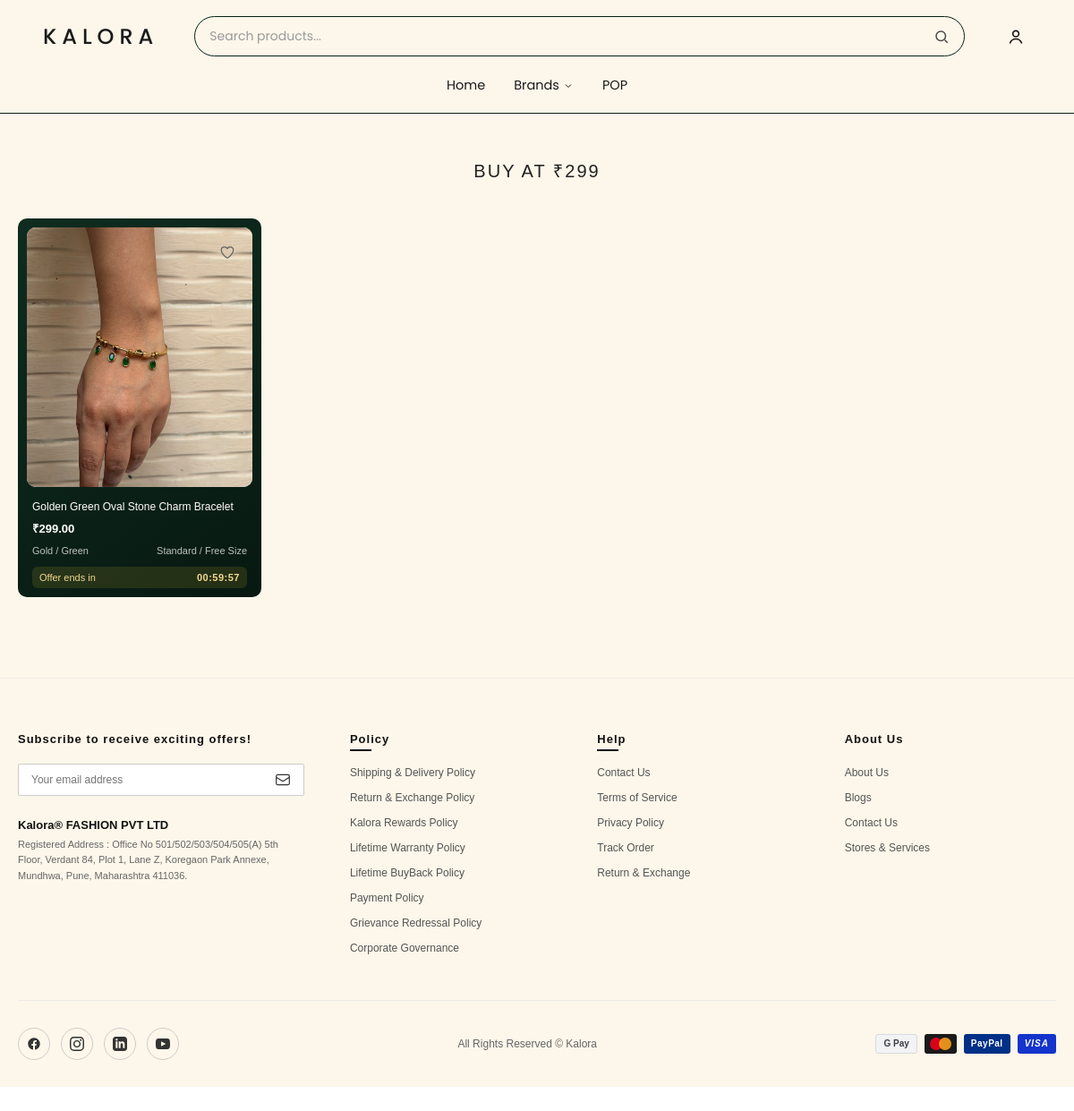
Screenshot of /offer_products.php?price=299 with the database file from the repository.
### tables this page shows
CREATE TABLE `products` (
  `product_id` int(11) NOT NULL,
  `root_id` int(11) NOT NULL,
  `brand_id` int(11) NOT NULL,
  `product_name` varchar(255) NOT NULL,
  `product_slug` varchar(255) NOT NULL,
  `product_sku` varchar(100) DEFAULT NULL,
  `product_color` varchar(233) NOT NULL,
  `product_size` text NOT NULL,
  `product_image` varchar(255) DEFAULT NULL,
  `product_description` longtext DEFAULT NULL,
  `meta_title` varchar(60) DEFAULT NULL,
  `meta_description` varchar(160) DEFAULT NULL,
  `meta_keywords` varchar(255) DEFAULT NULL,
  `canonical_url` varchar(500) DEFAULT NULL,
  `og_title` varchar(60) DEFAULT NULL,
  `og_description` varchar(160) DEFAULT NULL,
  `product_other_info_desc` text NOT NULL,
  `original_price` decimal(10,2) DEFAULT 0.00,
  `sale_price` decimal(10,2) DEFAULT 0.00,
  `discount_visibility` enum('Show','Hide') DEFAULT 'Hide',
  `product_status` enum('Active','Inactive') DEFAULT 'Active',
  `product_views` int(11) DEFAULT 0,
  `created_at` varchar(113) NOT NULL,
  `updated_at` varchar(113) NOT NULL
);

### offer_products.php (the view, shortened to what this page needs)
<?php
include_once 'admin_access/db_config.php';
if (!function_exists('kl_h')) {
    function kl_h($s) { return htmlspecialchars((string)$s, ENT_QUOTES, 'UTF-8'); }
}
if (!function_exists('kl_money')) {
    function kl_money($n) { return '₹' . number_format((float)$n, 2); }
}
$productPage = 'product_details.php';
$priceParam = trim($_GET['price'] ?? '');
$offerPrice = ($priceParam !== '' && ctype_digit($priceParam)) ? (int)$priceParam : 0;
$klProducts = [];
if ($offerPrice > 0) {
    $res = mysqli_query($mydb, "SELECT product_name, product_slug, product_image, product_color, product_size,
                                       original_price, sale_price, discount_visibility
                                FROM products
                                WHERE product_status = 'Active'
                                ORDER BY product_id DESC");
    while ($res && ($row = mysqli_fetch_assoc($res))) {
        $orig = (float)$row['original_price'];
        $sale = (float)$row['sale_price'];
        $effective = ($row['discount_visibility'] === 'Show' && $sale > 0) ? $sale : $orig;
        if (abs($effective - $offerPrice) < 0.005) {
            $klProducts[] = $row;
        }
    }
}
?>
<?php include_once 'includes/header.php' ?>
<main>
<div class="klr-wrapper">
    <div class="klr-container">
        <h2 class="klr-title"><?= $offerPrice > 0 ? 'BUY AT ₹' . $offerPrice : 'OFFERS' ?></h2>
        <div class="klr-grid">
            <?php if (empty($klProducts)) { ?>
                <div class="klr-soon">OFFER WILL START AFTER SOME TIME</div>
            <?php } else { ?>
                <?php foreach ($klProducts as $p) {
                    $orig = (float)$p['original_price'];
                    $sale = (float)$p['sale_price'];
                    $img  = trim((string)$p['product_image']);
                    $current = 0; $strike = 0; $pct = 0;
                    if ($p['discount_visibility'] === 'Show' && $sale > 0) {
                        $current = $sale;
                        if ($orig > $sale) {
                            $strike = $orig;
                            $pct = round((($orig - $sale) / $orig) * 100);
                        }
                    } else {
                        $current = $orig > 0 ? $orig : 0;
                    }
                    $color = trim((string)$p['product_color']);
                    $size  = trim((string)$p['product_size']);
                    $link  = $productPage . '?slug=' . urlencode($p['product_slug']);
                ?>
                    <div class="klr-card" onclick="window.location.href='<?= kl_h($link) ?>'">
                        <div class="klr-img-box">
                            <button type="button" class="klr-wishlist" title="Add to Wishlist" onclick="event.stopPropagation()">
                                <svg viewBox="0 0 24 24"><path stroke-linecap="round" stroke-linejoin="round" d="M21 8.25c0-2.485-2.099-4.5-4.688-4.5-1.935 0-3.597 1.126-4.312 2.733-.715-1.607-2.377-2.733-4.313-2.733C5.1 3.75 3 5.765 3 8.25c0 7.22 9 12 9 12s9-4.78 9-12z" /></svg>
                            </button>
                            <?php if ($img !== '') { ?>
                                <img src="<?= kl_h($img) ?>" alt="<?= kl_h($p['product_name']) ?>" loading="lazy">
                            <?php } ?>
                        </div>
                        <div class="klr-details">
                            <p class="klr-product-name"><?= kl_h($p['product_name']) ?></p>
                            <?php if ($current > 0) { ?>
                                <div class="klr-price-box">
                                    <span class="klr-current-price"><?= kl_money($current) ?></span>
                                </div>
                            <?php } ?>
                            <?php if ($color !== '' || $size !== '') { ?>
                                <div class="klr-meta-row">
                                    <span class="klr-gold-type"><?= $color !== '' ? kl_h($color) : '' ?></span>
                                    <span class="klr-gold-type"><?= $size !== '' ? kl_h($size) : '' ?></span>
                                </div>
                            <?php } ?>
                            <div class="klr-timer" data-klr-timer>
                                <span class="klr-timer-label">Offer ends in</span>
                                <span class="klr-timer-time">01:00:00</span>
                            </div>
                        </div>
                    </div>
                <?php } ?>
            <?php } ?>
        </div>
    </div>
</div>
</main>
<?php include_once 'includes/footter.php' ?>

### assets/css/globle.css (style rules this page uses)
* { margin: 0; padding: 0; box-sizing: border-box; }

### offer_products.php (style rules this page uses)
main { overflow: hidden; }
.klr-wrapper { font-family: Arial, sans-serif; background-color: #FDF6EA; color: #111111; padding: 50px 20px; box-sizing: border-box; width: 100%; }
.klr-container { max-width: 1300px; margin: 0 auto; box-sizing: border-box; }
.klr-title { text-align: center; font-size: 20px; letter-spacing: 2px; font-weight: 500; margin-bottom: 40px; color: #222222; animation: klrFadeDown 0.8s ease-out; }
.klr-grid { display: grid; grid-template-columns: repeat(4, minmax(0, 1fr)); gap: 24px; margin-bottom: 40px; }
.klr-card { min-width: 0; background: linear-gradient(145deg, #0f2c1f 0%, #071911 100%); padding: 10px; border-radius: 10px; position: relative; display: flex; flex-direction: column; cursor: pointer; transition: transform 0.4s cubic-bezier(0.165, 0.84, 0.44, 1), box-shadow 0.4s ease; animation: klrScaleUp 0.6s ease-out backwards; }
.klr-img-box { background-color: #f8f8f8; position: relative; width: 100%; padding-top: 115%; overflow: hidden; border-radius: 10px; }
.klr-img-box img { position: absolute; top: 0; left: 0; width: 100%; height: 100%; object-fit: cover; transition: transform 0.6s ease; }
.klr-wishlist { position: absolute; top: 12px; right: 12px; background: transparent; border: none; width: 32px; height: 32px; border-radius: 50%; display: flex; align-items: center; justify-content: center; cursor: pointer; z-index: 2; transition: transform 0.2s ease; }
.klr-wishlist svg { width: 18px; height: 18px; fill: none; stroke: #666666; stroke-width: 1.6; transition: fill 0.2s ease, stroke 0.2s ease; }
.klr-details { padding: 14px 6px 0 6px; display: flex; flex-direction: column; gap: 6px; min-width: 0; }
.klr-product-name { font-size: 12px; line-height: 1.4; color: #ffffff; font-weight: 400; white-space: nowrap; overflow: hidden; text-overflow: ellipsis; margin: 0; }
.klr-price-box { display: flex; align-items: center; gap: 8px; font-size: 13px; }
.klr-current-price { font-weight: 600; color: #fffefe; }
.klr-meta-row { display: flex; justify-content: space-between; align-items: center; gap: 8px; margin-top: 4px; }
.klr-gold-type { font-size: 11px; color: #b9c4bd; font-weight: 500; white-space: nowrap; overflow: hidden; text-overflow: ellipsis; }
.klr-timer { display: flex; justify-content: space-between; align-items: center; gap: 6px; margin-top: 6px; padding: 6px 8px; border-radius: 6px; background: rgba(212,175,55,0.14); color: #f3d98b; font-size: 11px; }
.klr-timer-time { font-weight: 700; font-variant-numeric: tabular-nums; letter-spacing: 0.5px; }

### rows the page displays
products: product_image (picture), product_name "Golden Green Oval Stone Charm Bracelet", original_price "₹299.00", product_color "Gold / Green", product_size "Standard / Free Size"

### other values shown
$offerPrice "299"
